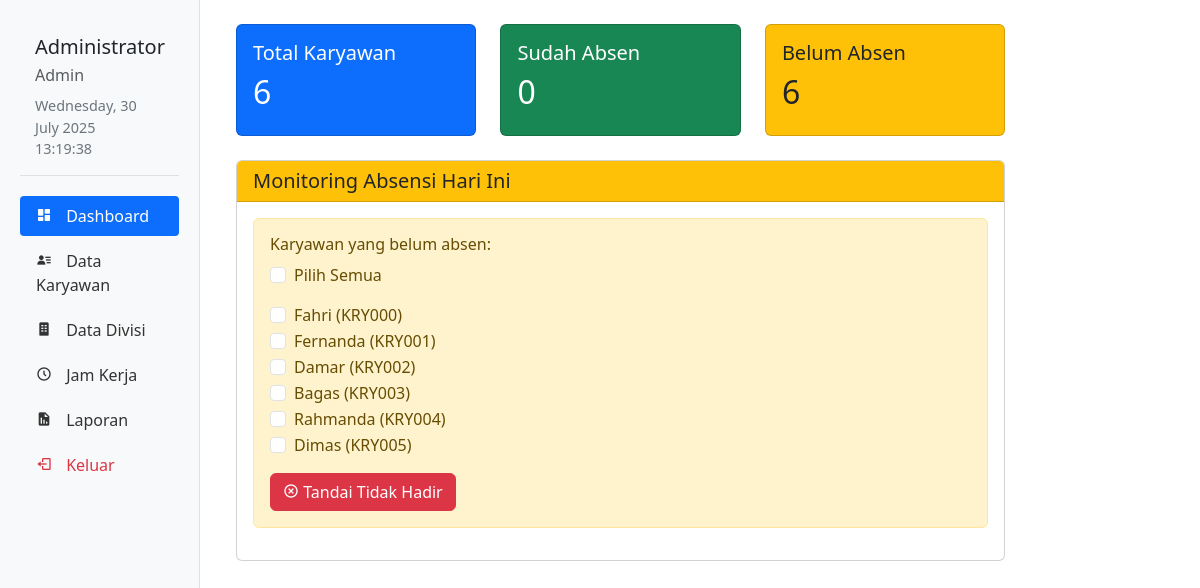
Page /ABSENSIKARYAWAN/admin/dashboard.php (signed in) on the committed database.
### tables this page shows
CREATE TABLE `users` (
  `id` int NOT NULL,
  `nik` varchar(20) NOT NULL,
  `nama` varchar(100) NOT NULL,
  `email` varchar(100) NOT NULL,
  `password` varchar(255) NOT NULL,
  `divisi_id` int DEFAULT NULL,
  `role` enum('admin','karyawan') NOT NULL,
  `jam_kerja_id` int DEFAULT NULL
);

### ABSENSIKARYAWAN/admin/dashboard.php (the view, shortened to what this page needs)
<?php
require_once '../config/database.php';
$today = date('Y-m-d');
$query_not_present = "SELECT u.*
                     FROM users u
                     WHERE u.role = 'karyawan'
                     AND NOT EXISTS (
                         SELECT 1 FROM absensi a
                         WHERE a.user_id = u.id
                         AND a.tanggal = '$today'
                     )
                     ORDER BY u.nik";
$result_not_present = mysqli_query($conn, $query_not_present);
$query_total = "SELECT COUNT(*) as total FROM users WHERE role = 'karyawan'";
$result_total = mysqli_query($conn, $query_total);
$total_karyawan = mysqli_fetch_assoc($result_total)['total'];
$query_present = "SELECT COUNT(DISTINCT user_id) as total
                 FROM absensi
                 WHERE tanggal = '$today'";
$result_present = mysqli_query($conn, $query_present);
$total_present = mysqli_fetch_assoc($result_present)['total'];
?>
<?php include '../includes/header_admin.php'; ?>
<div class="container-fluid py-4">
    <div class="row">
        <div class="col-md-9 col-lg-10">
            <div class="row mb-4">
                <div class="col-md-4">
                    <div class="card bg-primary text-white">
                        <div class="card-body">
                            <h5 class="card-title">Total Karyawan</h5>
                            <h2><?= $total_karyawan ?></h2>
                        </div>
                    </div>
                </div>
                <div class="col-md-4">
                    <div class="card bg-success text-white">
                        <div class="card-body">
                            <h5 class="card-title">Sudah Absen</h5>
                            <h2><?= $total_present ?></h2>
                        </div>
                    </div>
                </div>
                <div class="col-md-4">
                    <div class="card bg-warning text-dark">
                        <div class="card-body">
                            <h5 class="card-title">Belum Absen</h5>
                            <h2><?= $total_karyawan - $total_present ?></h2>
                        </div>
                    </div>
                </div>
            </div>
            <div class="card">
                <div class="card-header bg-warning">
                    <h5 class="card-title mb-0">Monitoring Absensi Hari Ini</h5>
                </div>
                <div class="card-body">
                    <?php if(mysqli_num_rows($result_not_present) > 0): ?>
                        <form method="POST" id="formAbsent">
                            <div class="alert alert-warning">
                                <h6>Karyawan yang belum absen:</h6>
                                <div class="mb-3">
                                    <div class="form-check">
                                        <input class="form-check-input" type="checkbox" id="checkAll">
                                        <label class="form-check-label" for="checkAll">
                                            Pilih Semua
                                        </label>
                                    </div>
                                </div>
                                <ul class="list-unstyled">
                                    <?php while($row = mysqli_fetch_assoc($result_not_present)): ?>
                                        <li>
                                            <div class="form-check">
                                                <input class="form-check-input user-check" type="checkbox"
                                                       name="user_ids[]" value="<?= $row['id'] ?>"
                                                       id="check_<?= $row['id'] ?>">
                                                <label class="form-check-label" for="check_<?= $row['id'] ?>">
                                                    <?= htmlspecialchars($row['nama']) ?>
                                                    (<?= htmlspecialchars($row['nik']) ?>)
                                                </label>
                                            </div>
                                        </li>
                                    <?php endwhile; ?>
                                </ul>
                                <button type="submit" name="mark_absent" class="btn btn-danger"
                                        onclick="return confirm('Apakah Anda yakin ingin menandai karyawan yang dipilih sebagai tidak hadir?')">
                                    <i class='bx bx-x-circle'></i> Tandai Tidak Hadir
                                </button>
                            </div>
                        </form>
                    <?php else: ?>
                        <div class="alert alert-success">
                            Semua karyawan sudah melakukan absensi hari ini.
                        </div>
                    <?php endif; ?>
                </div>
            </div>
        </div>
    </div>
</div>

### ABSENSIKARYAWAN/includes/header_admin.php (shortened to what this page needs)
<!DOCTYPE html>
<html lang="en">
<head>
    <link href="https://cdn.jsdelivr.net/npm/bootstrap@5.3.0/dist/css/bootstrap.min.css" rel="stylesheet">
    <link href='https://unpkg.com/boxicons@2.1.4/css/boxicons.min.css' rel='stylesheet'>
</head>
<body>
<div class="container-fluid">
    <div class="row">
        <div class="col-md-3 col-lg-2 px-0">
            <div class="sidebar">
                <div class="user-info">
                    <h5 class="mb-1">Administrator</h5>
                    <p class="mb-2 text-muted"><?= $_SESSION['nama'] ?? 'Admin' ?></p>
                    <small class="current-time d-block">
                        <?= date('l, d F Y') ?><br>
                        <span id="current-time"></span>
                    </small>
                </div>
                <nav class="nav flex-column">
                    <a class="nav-link <?= str_contains($_SERVER['PHP_SELF'], 'dashboard.php') ? 'active' : '' ?>"
                       href="dashboard.php">
                        <i class='bx bxs-dashboard'></i> Dashboard
                    </a>
                    <a class="nav-link <?= str_contains($_SERVER['PHP_SELF'], 'karyawan.php') ? 'active' : '' ?>"
                       href="karyawan.php">
                        <i class='bx bxs-user-detail'></i> Data Karyawan
                    </a>
                    <a class="nav-link <?= str_contains($_SERVER['PHP_SELF'], 'divisi.php') ? 'active' : '' ?>"
                       href="divisi.php">
                        <i class='bx bxs-building'></i> Data Divisi
                    </a>
                    <a class="nav-link <?= str_contains($_SERVER['PHP_SELF'], 'jam_kerja.php') ? 'active' : '' ?>"
                       href="jam_kerja.php">
                        <i class='bx bx-time-five'></i> Jam Kerja
                    </a>
                    <a class="nav-link <?= str_contains($_SERVER['PHP_SELF'], 'laporan.php') ? 'active' : '' ?>"
                       href="laporan.php">
                        <i class='bx bxs-report'></i> Laporan
                    </a>
                    <a class="nav-link text-danger" href="../logout.php"
                       onclick="return confirm('Apakah Anda yakin ingin keluar?')">
                        <i class='bx bx-log-out'></i> Keluar
                    </a>
                </nav>
            </div>
        </div>
        <main class="col-md-9 col-lg-10 ms-sm-auto px-md-4">

### ABSENSIKARYAWAN/includes/header_admin.php (style rules this page uses)
.sidebar { min-height: 100vh; background: #f8f9fa; padding: 20px; border-right: 1px solid #dee2e6; }
.sidebar .nav-link { color: #333; padding: 8px 16px; margin-bottom: 5px; border-radius: 4px; }
.sidebar .nav-link.active { background: #0d6efd; color: white; }
.sidebar .nav-link i { margin-right: 10px; }
.user-info { padding: 15px; margin-bottom: 20px; border-bottom: 1px solid #dee2e6; }
.current-time { font-size: 0.9rem; color: #6c757d; }

### rows in the picture
users: nama "Fahri", nik "KRY000"
users: nama "Fernanda", nik "KRY001"
users: nama "Damar", nik "KRY002"
users: nama "Bagas", nik "KRY003"
users: nama "Rahmanda", nik "KRY004"
users: nama "Dimas", nik "KRY005"

### other values in the picture
$_SESSION['nama'] "Admin"
$total_karyawan "6"
$total_present "0"
$total_karyawan - $total_present "6"
